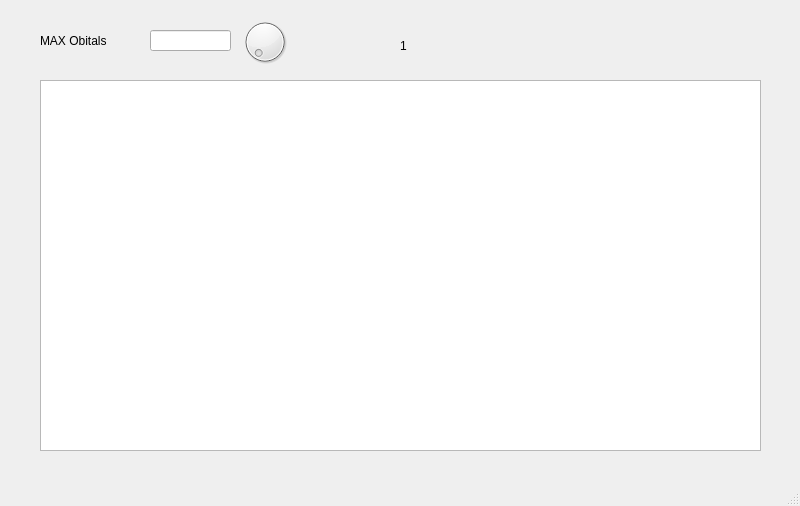
<?xml version="1.0" encoding="UTF-8"?>
<ui version="4.0">
 <class>MainWindow</class>
 <widget class="QMainWindow" name="MainWindow">
  <property name="geometry">
   <rect>
    <x>0</x>
    <y>0</y>
    <width>800</width>
    <height>506</height>
   </rect>
  </property>
  <property name="windowTitle">
   <string>MainWindow</string>
  </property>
  <widget class="QWidget" name="centralwidget">
   <widget class="QWidget" name="verticalLayoutWidget_2">
    <property name="geometry">
     <rect>
      <x>12</x>
      <y>284</y>
      <width>16</width>
      <height>16</height>
     </rect>
    </property>
    <layout class="QVBoxLayout" name="verticalLayout_4"/>
   </widget>
   <widget class="QLabel" name="label">
    <property name="geometry">
     <rect>
      <x>40</x>
      <y>30</y>
      <width>91</width>
      <height>21</height>
     </rect>
    </property>
    <property name="text">
     <string>MAX Obitals</string>
    </property>
   </widget>
   <widget class="QLineEdit" name="lineEdit">
    <property name="geometry">
     <rect>
      <x>150</x>
      <y>30</y>
      <width>81</width>
      <height>21</height>
     </rect>
    </property>
   </widget>
   <widget class="QDial" name="dial">
    <property name="geometry">
     <rect>
      <x>240</x>
      <y>10</y>
      <width>50</width>
      <height>64</height>
     </rect>
    </property>
   </widget>
   <widget class="QLabel" name="label_2">
    <property name="geometry">
     <rect>
      <x>400</x>
      <y>20</y>
      <width>361</width>
      <height>51</height>
     </rect>
    </property>
    <property name="text">
     <string>1</string>
    </property>
   </widget>
   <widget class="QTableView" name="tableView">
    <property name="geometry">
     <rect>
      <x>40</x>
      <y>80</y>
      <width>721</width>
      <height>371</height>
     </rect>
    </property>
   </widget>
  </widget>
  <widget class="QMenuBar" name="menubar">
   <property name="geometry">
    <rect>
     <x>0</x>
     <y>0</y>
     <width>800</width>
     <height>22</height>
    </rect>
   </property>
  </widget>
  <widget class="QStatusBar" name="statusbar"/>
 </widget>
 <resources/>
 <connections/>
</ui>
